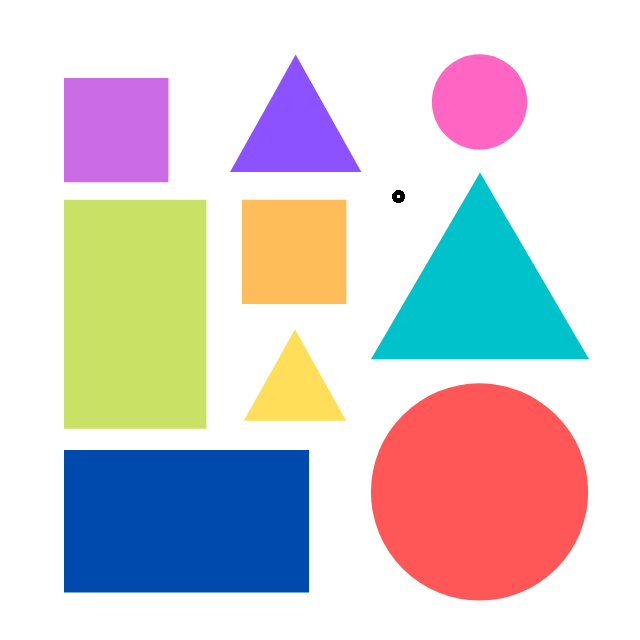
//> input picture opencv-c++/opencv-c++/Resources/shapes.png, 640 x 640 px
$ ./object-detetction-deteksi-tepi   (built with g++ and OpenCV 4)
//> lines starting //> are read from the running program, lines starting //| are printed output that depends on the picture; after the words box and inside, x2 and y2 are one past the last pixel; in counts of white or black regions, pixels touching at a corner belong together
///--> name : miftahul alim
///--> create : 2021
// --> camera rusak jadi belajar pake gambar dulu

#include <opencv2/imgcodecs.hpp>
#include <opencv2/highgui.hpp>
#include <opencv2/imgproc.hpp>
#include <iostream>

using namespace cv;
using namespace std;
//---> we find the countours with dilation  and images
void getContours(Mat imgDil, Mat img) {

	// data types countours
	vector<vector<Point>> contours;
	// data types  hierarchy
	vector<Vec4i> hierarchy;

	findContours(imgDil, contours, hierarchy, RETR_EXTERNAL, CHAIN_APPROX_SIMPLE);
	drawContours(img, contours, -1, Scalar(255, 0, 255), 2);

	// data type conPoly and must be above of the loop
	vector<vector<Point>> conPoly(contours.size());
	// data type Rect
	vector<Rect> boundRect(contours.size());

	for (int i = 0; i < contours.size(); i++)
	{
		/// to see or find area
		int area = contourArea(contours[i]);
		cout << area << endl;
		string objectType;

		if (area > 1000)
		{
			float peri = arcLength(contours[i], true);
			// u can choose 3 or random number after conPoly[i] array an
			approxPolyDP(contours[i], conPoly[i], 0.02 * peri, true);
			//cout << conPoly[i].size() << endl;
			boundRect[i] = boundingRect(conPoly[i]);

			int objCor = (int)conPoly[i].size();
			// name  of bound rect based on point object dilation
			if (objCor == 3) {
				objectType = "segitiga";
			}
			// name of bound rect based on point object dilation
			else if (objCor == 4)
			{
				// find aspect ratio
				float aspRatio = (float)boundRect[i].width / (float)boundRect[i].height;
				//cout << aspRatio << endl;
				if (aspRatio > 0.95 && aspRatio < 1.05) { objectType = "bulat"; }
				else { objectType = "kotak"; }
			}
			else if (objCor > 4) {
				objectType = "bulat";
			}

			drawContours(img, conPoly, i, Scalar(255, 0, 255), 2);
			rectangle(img, boundRect[i].tl(), boundRect[i].br(), Scalar(0, 255, 0), 5);
			putText(img, objectType, { boundRect[i].x,boundRect[i].y - 5 }, FONT_HERSHEY_PLAIN, 1, Scalar(0, 69, 255), 2);
		}
	}
}


void main() {

	string path = "Resources/shapes.png";
	Mat img = imread(path);
//> img is the input picture: 640 rows x 640 cols, CV_8UC3; mean B, G, R 209.9, 207, 212.7
	Mat imgGray, imgBlur, imgCanny, imgDil, imgErode;

	// Preprocessing
	cvtColor(img, imgGray, COLOR_BGR2GRAY);
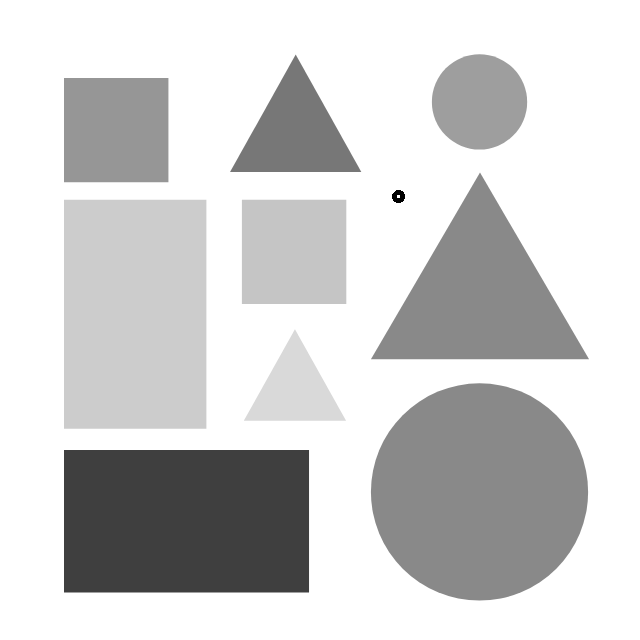
//> imgGray: 640 rows x 640 cols, CV_8UC1; min 0, max 255, mean 209
	GaussianBlur(imgGray, imgBlur, Size(3, 3), 3, 0);
	Canny(imgBlur, imgCanny, 25, 75);
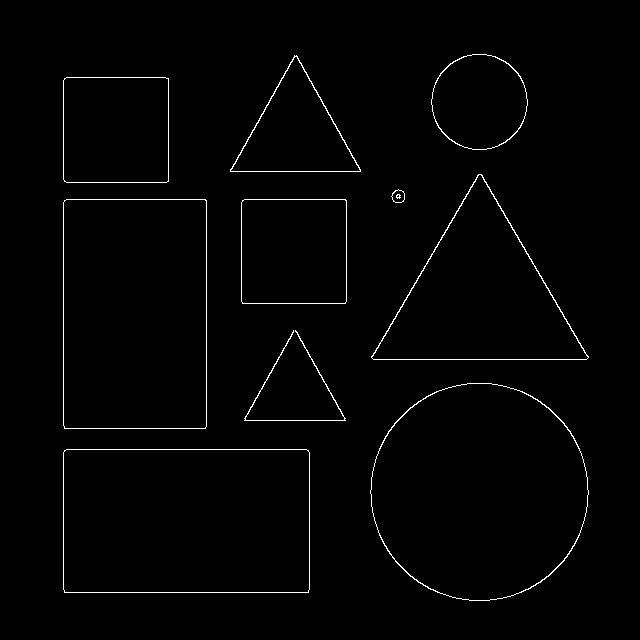
//> imgCanny: 640 rows x 640 cols, CV_8UC1; 1.3% white in thin lines or dots, all inside (x1, y1, x2, y2) = (63, 54, 589, 601)
	Mat kernel = getStructuringElement(MORPH_RECT, Size(3, 3));
	dilate(imgCanny, imgDil, kernel);
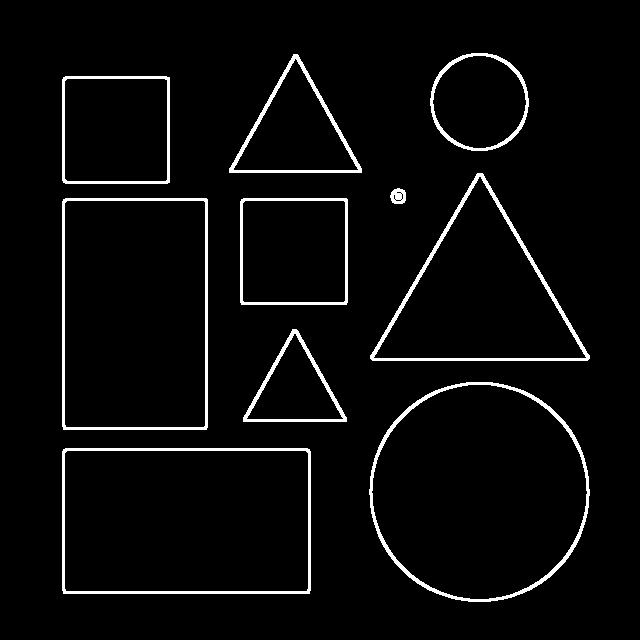
//> imgDil: 640 rows x 640 cols, CV_8UC1; 3.9% white; 10 white regions

	getContours(imgDil, img);
//> in getContours, `findContours(imgDil, contours, hierarchy, RETR_EXTERNAL, CHAIN_APPROX_..`: contours = 10 contours; largest, box (x1, y1, x2, y2) and area: (369, 382, 590, 602) 37952, (62, 448, 311, 594) 35947, (62, 198, 208, 430) 33486, (370, 173, 590, 361) 21325, (62, 76, 170, 184) 11437
//> in getContours, `drawContours(img, contours, -1, Scalar(255, 0, 255), 2);`:
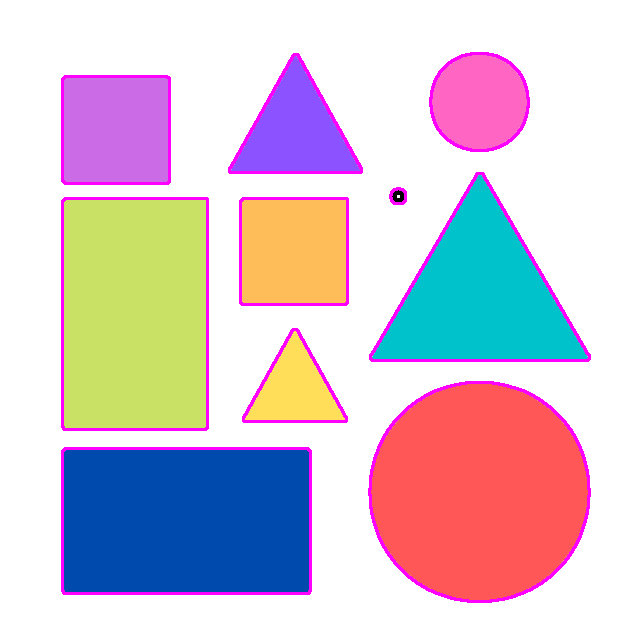
//> img: 640 rows x 640 cols, CV_8UC3; 3.76% of pixels changed, all inside (x1, y1, x2, y2) = (61, 52, 591, 603)
//> in getContours, `vector<vector<Point>> conPoly(contours.size());`: conPoly = 10 empty contours
//> the loop in getContours, `for (int i = 0; i < contours.size(); i++)` made 10 passes
//> (area, peri, objCor, aspRatio) on passes 1, 4, 5, 8: (35947, 782.5, 4, 1.7), (11334, 423.1, 4, 1.01), (33486, 749.1, 4, 0.628), (11437, 424.5, 4, 1.01)
//> (area, peri, objCor) on passes 2, 3, 7, 9, 10: (37952, 728, 8), (5084, 332, 3), (21325, 684.3, 3), (8213, 425, 3), (7541, 324.4, 8)
//| 35947
//| 37952
//| 5084
//| 11334
//| 33486
//| 185
//| 21325
//| 11437
//> (output is shown up to pass 8 of 10)
//> pass 1, in getContours, `putText(img, objectType, { boundRect[i].x,boundRect[i].y - 5 }, FONT_H..`:
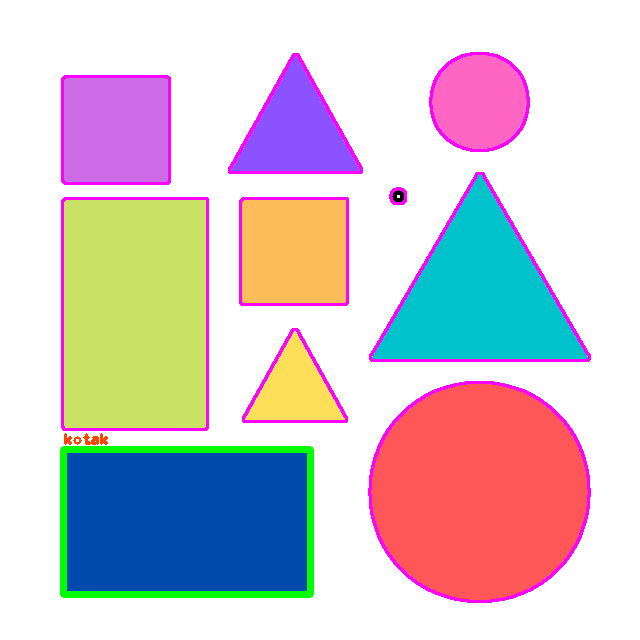
//> img: 640 rows x 640 cols, CV_8UC3; 1.4% of pixels changed, all inside (x1, y1, x2, y2) = (60, 433, 314, 598)
//> pass 3, in getContours, `putText(img, objectType, { boundRect[i].x,boundRect[i].y - 5 }, FONT_H..`:
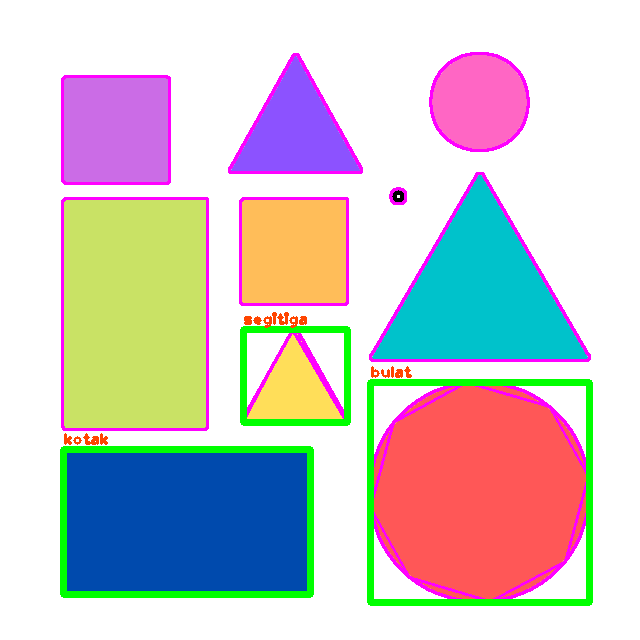
//> img: 640 rows x 640 cols, CV_8UC3; mean B, G, R 202, 199.9, 205.1
//> after the loop in getContours, `for (int i = 0; i < contours.size(); i++)`:
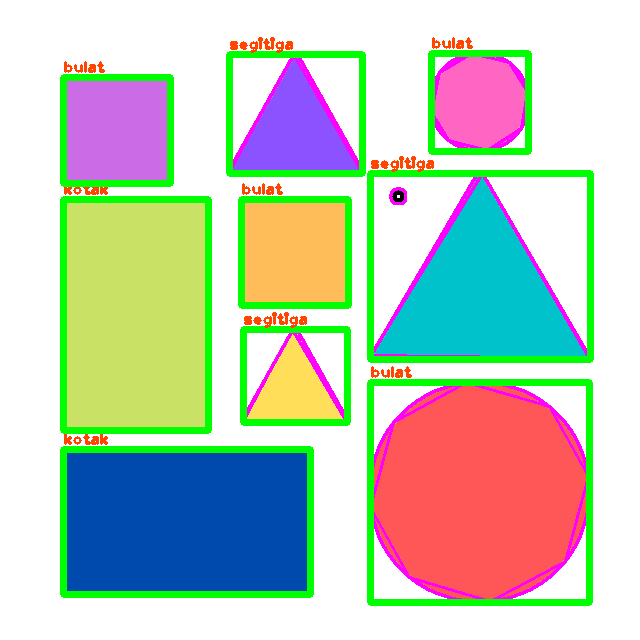
//> img: 640 rows x 640 cols, CV_8UC3; 6.4% of pixels changed, all inside (x1, y1, x2, y2) = (60, 37, 594, 434)

	imshow("Image", img);
	imshow("Image Gray", imgGray);
	imshow("Image Blur", imgBlur);
	imshow("Image Canny", imgCanny);
	imshow("Image Dil", imgDil);

	waitKey(0);

}
